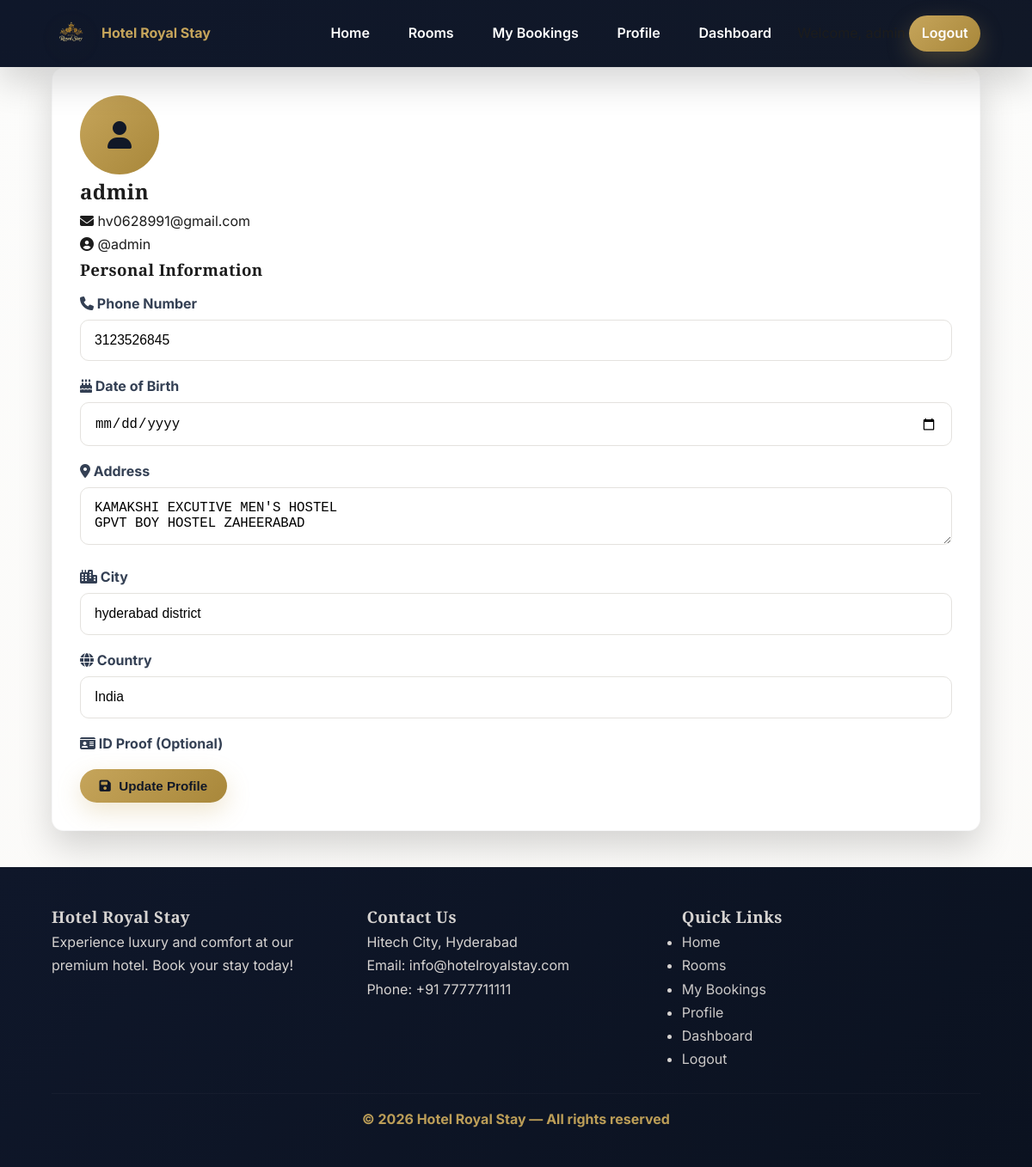
/accounts/profile/ (signed in), run on the app's committed database.
### accounts/models.py (models this page shows, shortened)
class UserProfile(models.Model):
    user = models.OneToOneField(User, on_delete=models.CASCADE)
    phone_number = models.CharField(max_length=20, blank=True, null=True)
    address = models.TextField(blank=True, null=True)
    city = models.CharField(max_length=100, blank=True, null=True)
    country = models.CharField(max_length=100, blank=True, null=True)
    date_of_birth = models.DateField(blank=True, null=True)
    id_proof = models.ImageField(upload_to="id_proofs/", blank=True, null=True)

### accounts/views.py (the view)
# urls.py: path("profile/",views.profile,name="profile")
@login_required
def profile(request):
    profile = request.user.userprofile
    if request.method == "POST":
        form = UserProfileForm(
            request.POST,
            request.FILES,
            instance=profile
        )
        if form.is_valid():
            form.save()
            messages.success(request, "Profile updated successfully.")
            return redirect("profile")
    else:
        form = UserProfileForm(instance=profile)
    return render(request, "accounts/profile.html", {"form": form})

### accounts/forms.py
class UserProfileForm(forms.ModelForm):
    class Meta:
        model = UserProfile
        fields = [
            "phone_number",
            "address",
            "city",
            "country",
            "date_of_birth",
        ]
        widgets = {
            "phone_number": forms.TextInput(attrs={"class": "form-control"}),
            "address": forms.Textarea(attrs={"class": "form-control", "rows": 2}),
            "city": forms.TextInput(attrs={"class": "form-control"}),
            "country": forms.TextInput(attrs={"class": "form-control"}),
            "date_of_birth": forms.DateInput(
                attrs={"type": "date", "class": "form-control"}
            ),
        }

### templates/accounts/profile.html (shortened to what this page needs)
{% extends "base.html" %}
{% block content %}
<div class="profile-container">
    <div class="profile-header">
        <div class="profile-avatar">
            <i class="fas fa-user"></i>
        </div>
        <div class="profile-info">
            <h2>{{ user.get_full_name|default:user.username }}</h2>
            <p><i class="fas fa-envelope"></i> {{ user.email }}</p>
            <p><i class="fas fa-user-circle"></i> @{{ user.username }}</p>
        </div>
    </div>
    <form method="post" enctype="multipart/form-data" novalidate>
        <h3 class="mb-2">Personal Information</h3>
        <div class="form-grid">
            <div class="form-group">
                <label for="{{ form.phone_number.id_for_label }}">
                    <i class="fas fa-phone"></i> Phone Number
                </label>
                {{ form.phone_number }}
            </div>
            <div class="form-group">
                <label for="{{ form.date_of_birth.id_for_label }}">
                    <i class="fas fa-birthday-cake"></i> Date of Birth
                </label>
                {{ form.date_of_birth }}
            </div>
        </div>
        <div class="form-group">
            <label for="{{ form.address.id_for_label }}">
                <i class="fas fa-map-marker-alt"></i> Address
            </label>
            {{ form.address }}
        </div>
        <div class="form-grid">
            <div class="form-group">
                <label for="{{ form.city.id_for_label }}">
                    <i class="fas fa-city"></i> City
                </label>
                {{ form.city }}
            </div>
            <div class="form-group">
                <label for="{{ form.country.id_for_label }}">
                    <i class="fas fa-globe"></i> Country
                </label>
                {{ form.country }}
            </div>
        </div>
        <div class="form-group">
            <label for="{{ form.id_proof.id_for_label }}">
                <i class="fas fa-id-card"></i> ID Proof (Optional)
            </label>
        </div>
        <div class="form-actions mt-3">
            <button type="submit" class="btn">
                <i class="fas fa-save"></i> Update Profile
            </button>
        </div>
    </form>
</div>
{% endblock %}

### static/css/style.css (style rules this page uses)
* { margin: 0; padding: 0; box-sizing: border-box; }
:root { --primary:#c6a55b; --primary-dark:#a8873a; --secondary:#0f172a; --luxury-dark:#1c1c1c; --light:#faf9f7; --border:#e4e2de; --shadow-soft: 0 8px 24px rgba(16,24,40,0.06); --shadow-deep: 0 18px 40px rgba(0,0,0,0.16); }
body { font-family:"Inter",sans-serif; background: linear-gradient(180deg,#fcfcfb,#fbfaf8); color:var(--luxury-dark); line-height:1.7; -webkit-font-smoothing:antialiased; -moz-osx-font-smoothing:grayscale; }
h1,h2,h3 { font-family:"Playfair Display",serif; letter-spacing:0.4px; }
.mb-2 { margin-bottom:.6rem; }
.btn { display:inline-flex; align-items:center; gap:.6rem; padding:.7rem 1.4rem; border-radius:30px; border:none; cursor:pointer; font-weight:700; color:#111827; background: linear-gradient(135deg,var(--primary),var(--primary-dark)); box-shadow: 0 10px 28px rgba(198,165,91,0.28); transition: transform .18s ease, box-shadow .18s ease; }
.form-group { margin-bottom:1rem; position:relative; }
.form-group label { font-weight:700; display:block; margin-bottom:.3rem; color:#344054; }
.form-control { width:100%; padding:.9rem 1rem; border-radius:10px; border:1.6px solid var(--border); background:#fff; transition:box-shadow .18s, border-color .18s, transform .18s; font-size:0.98rem; }
.form-actions { display:flex; gap: .8rem; align-items:center; margin-top: .6rem; }
.form-actions .btn { font-size:0.95rem; }
.profile-container { background:#fff; border-radius:14px; padding:2rem; box-shadow:var(--shadow-deep); border:1px solid rgba(16,24,40,0.03); }
.profile-avatar { width:92px; height:92px; border-radius:50%; background:linear-gradient(135deg,var(--primary),var(--primary-dark)); display:flex; align-items:center; justify-content:center; color:#111827; font-size:2rem; }

### data on the page
UserProfile: phone_number "3123526845", address "KAMAKSHI EXCUTIVE MEN'S HOSTEL GPVT BOY HOSTEL ZAHEERABAD", city "hyderabad district", country "India"

### other printed values
{{ user.get_full_name|default:user.username }} "admin"
{{ user.email }} "hv0628991@gmail.com"
{{ user.username }} "admin"
